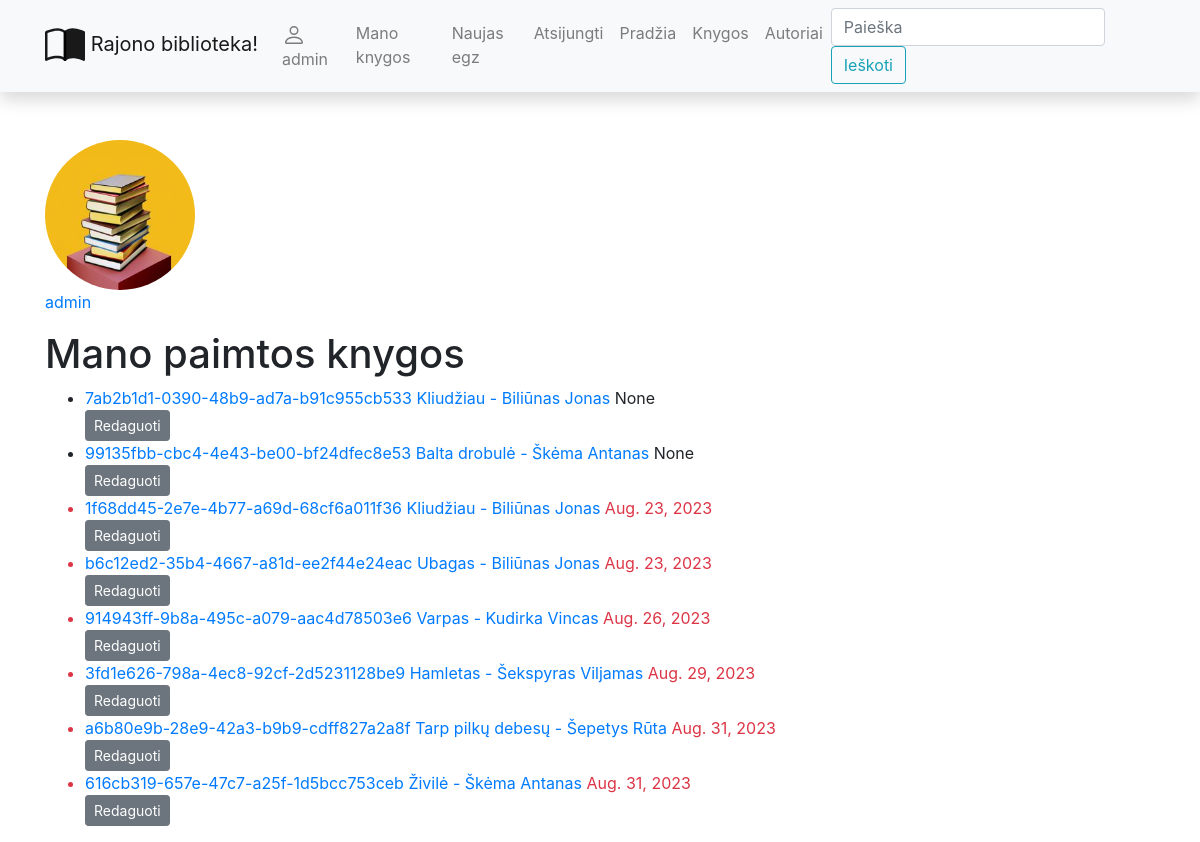
Page /library/mybooks/ (signed in) on the earlier database version.
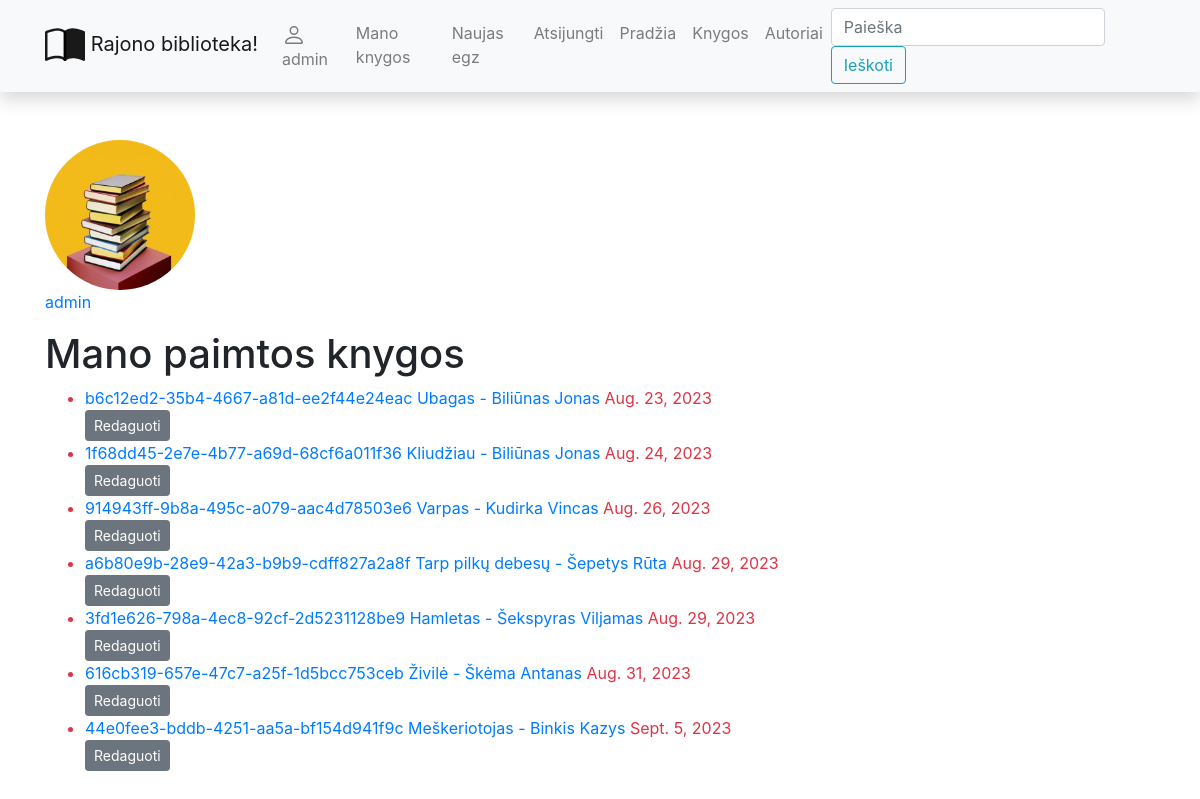
Same page on the later database version.
### library/models.py (models this page shows, shortened)
class Profilis(models.Model):
    user = models.OneToOneField(User,on_delete=models.CASCADE, blank=True)
    nuotrauka = models.ImageField(default='default.png', upload_to='profile_pics')

class BookInstance(models.Model):
    id = models.UUIDField(primary_key=True, default=uuid.uuid4)
    book = models.ForeignKey('Book', on_delete=models.CASCADE, related_name='bookinstance_set')
    due_back = models.DateField('Bus prieinama', null=True, blank=True)
    LOAN_STATUS = (
        ('a', 'Administruojama'),
        ('p', 'Paimta'),
        ('g', 'Galima paimti'),
        ('r', 'Rezervuota')
    )
    status = models.CharField(
        max_length=1,
        choices=LOAN_STATUS,
        blank=True,
        default='a',
        help_text='Kopijos statusas'
    )
    reader = models.ForeignKey(User, on_delete=models.SET_NULL, null=True, blank=True)
    @property
    def is_overdue(self):
        if self.due_back and date.today() > self.due_back:
            return True
        else:
            return False
    class Meta:
        ordering = ['due_back']

class Book(models.Model):
    title = models.CharField('Pavadinimas', max_length=200)
    summary = models.TextField('Aprašymas', max_length=1000)
    isbn = models.CharField('ISBN', max_length=13,
                            help_text='13 Simbolių <a href="https://lt.wikipedia.org/wiki/ISBN"> ISBN kodas</a>')
    author = models.ForeignKey('Author', on_delete=models.SET_NULL, null=True, related_name='books')
    genre = models.ManyToManyField('Genre', help_text='Išsirinkite žanrą(us)')
    cover = models.ImageField('Viršelis', upload_to='covers', null=True, blank=True)
    def __str__(self):
        return self.title
    def display_genre(self):
        return ', '.join(genre.name for genre in self.genre.all()[:2])
    display_genre.short_description = 'Žanras'

class Author(models.Model):
    first_name = models.CharField('Vardas', max_length=100)
    last_name = models.CharField('Pavarde', max_length=100)
    description = HTMLField()
    class Meta:
        ordering = ['last_name', 'first_name']
    def __str__(self):
        return f'{self.last_name}  {self.first_name}'
    def display_books(self):
        return ', '.join(book.title for book in self.books.all()[:3])
    display_books.short_Description = 'Knygos'

### library/views.py (the view)
# urls.py: path('mybooks/', views.LoanedBooksByUserListView.as_view(), name='my-borrowed'),
class LoanedBooksByUserListView(LoginRequiredMixin, generic.ListView):
    model = BookInstance
    template_name = 'user_books.html'
    context_object_name = 'bookinstance_list'
    def get_queryset(self):
        return BookInstance.objects.filter(reader=self.request.user).order_by('due_back')

### library/templates/user_books.html (shortened to what this page needs)
{% extends "base.html" %}
{% block content %}
<img class="img-fluid rounded-circle" src="{{ user.profilis.nuotrauka.url }}" style="width: 150px; height: 150px;"/>
<p class="text-primary">{{ user.username }}</p>
<h1>Mano paimtos knygos </h1>
{% if bookinstance_list %}
<ul>
    {% for bookinst_o in bookinstance_list %}
    <li class="{% if bookinst_o.is_overdue %} text-danger {% endif %}">
    <a href="{% url 'book-one' bookinst_o.book.id %}">
        {{ bookinst_o.id }} {{ bookinst_o.book}} - {{ bookinst_o.book.author}}</a>
        {{ bookinst_o.due_back }}
    </li>
    <a class="btn btn-secondary btn-sm" href="{% url 'my-borrowed-update' bookinst_o.id %}">Redaguoti</a>
     {% endfor %}
</ul>
{% else %}
    <p>Šiuo metu Jūs neturite paėmęs jokių knygų</p>
{% endif %}
{% endblock %}

### library/templates/base.html (shortened to what this page needs)
<!DOCTYPE html>
<html lang="en">
<head>
    <link
            rel="stylesheet"
            href="https://stackpath.bootstrapcdn.com/bootstrap/4.1.3/css/bootstrap.min.css"
    />
    <link
            rel="stylesheet"
            href="https://cdnjs.cloudflare.com/ajax/libs/font-awesome/4.7.0/css/font-awesome.min.css"
    />
    {% load static %}
    <link rel="stylesheet" href="{% static 'css/styles.css' %}"/>
</head>
<body>
<nav
        class="navbar navbar-expand-lg navbar-light bg-light static-top mb-5 shadow"
>
    <div class="container">
        <a class="navbar-brand" href="{% url 'index' %}">
            Rajono biblioteka!</a
        >
        <div class="collapse navbar-collapse" id="navbarResponsive">
            <ul class="navbar-nav ml-auto">
                {% if user.is_authenticated %}
                <li class="nav-item"><a class="nav-link" href="{% url 'profilis-url' %}">
                    {{ user.get_username }}</a></li>
                <li class="nav-item"><a class="nav-link" href="{% url 'my-borrowed' %}">Mano knygos</a></li>
                <li class="nav-item"><a class="nav-link" href="{% url 'my-borrowed-new' %}">Naujas egz</a></li>
                <li class="nav-item"><a class="nav-link" href="{% url 'logout' %}">Atsijungti</a></li>
                {% else %}
                <li class="nav-item"><a class="nav-link" href="{% url 'login' %}?next={{ request.path }}">Prisijungti</a></li>
                <li class="nav-item"><a class="nav-link" href="{% url 'register-url' %}">Registruotis</a></li>
                {% endif %}
                <li class="nav-item"><a class="nav-link" href="{% url 'index' %}">Pradžia</a></li>
                <li class="nav-item"><a class="nav-link" href="{% url 'books-all' %}">Knygos</a></li>
                <li class="nav-item"><a class="nav-link" href="{% url 'authors-all' %}">Autoriai</a></li>
            </ul>
            <form
                    class="form-inline my-2 my-lg-0"
                    action="{% url 'search-name' %}"
                    method="get"
            >
                <input
                        class="form-control mr-sm-2"
                        type="search"
                        placeholder="Paieška"
                        aria-label="Search"
                        name="search_text"
                />
                <button class="btn btn-outline-info my-2 my-sm-0" type="submit">
                    Ieškoti
                </button>
            </form>
        </div>
    </div>
</nav>
<div class="container">{% block content %}{% endblock %}</div>
</body>
</html>

Differences in the rows shown:
removed BookInstance: id "7ab2b1d1-0390-48b9-ad7a-b91c955cb533", book "Kliudžiau", book.author "Biliūnas Jonas", due_back "None"
removed BookInstance: id "99135fbb-cbc4-4e43-be00-bf24dfec8e53", book "Balta drobulė", book.author "Škėma Antanas", due_back "None"
shown differently, row unchanged: BookInstance "b6c12ed2-35b4-4667-a81d-ee2f44e24eac": moves up the list
changed BookInstance "1f68dd45-2e7e-4b77-a69d-68cf6a011f36": due_back "Aug. 23, 2023" → "Aug. 24, 2023"
changed BookInstance "a6b80e9b-28e9-42a3-b9b9-cdff827a2a8f": due_back "Aug. 31, 2023" → "Aug. 29, 2023"; moves up the list
added BookInstance: id "44e0fee3-bddb-4251-aa5a-bf154d941f9c", book "Meškeriotojas", book.author "Binkis Kazys", due_back "Sept. 5, 2023"
